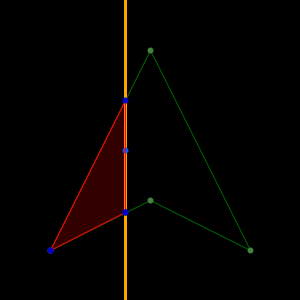
Frame 1 (no input)
Frame 60 (the mouse pressed at the canvas centre just before this capture): identical to frame 1, image omitted
Frame 120 (the mouse held since frame 60 and released just before this capture): identical to frame 1, image omitted

The Processing sketch that drew this single still picture (run headless with seeded random() and noise(); from frame 60 on, the mouse is pressed at the canvas centre):

// Processing sketch: A4Core
// ── A4Core.pde
PVector _poly[] ;  //<>//
PVector _line [];
PVector clickedOn=null;

void setup() {
  _poly = new PVector[] { 
    new PVector(50, 250), new PVector(150, 200), 
    new PVector(250, 250), new PVector(150, 50), 
    new PVector(50, 250)
  };

  _line = new PVector[] {new PVector(125, 150)};
  size(300, 300);
}

void draw() {
  background(0);
  stroke(0, 100, 0);
  noFill();
  drawPolygon(_poly);
  drawLine();
  stroke(67, 130, 64);
  drawPoints(_poly);
  stroke(0, 94, 255);
  drawPoints(_line);
  stroke(255,0,0);
  fill(255,0,0,50);
  PVector clip[] = clipPolygon(_poly, new PVector [] {
    new PVector(_line[0].x,_line[0].y+50),
    new PVector(_line[0].x,_line[0].y-50)
  }
  );
  drawPolygon(clip);
  stroke(0,0,200);
  drawPoints(clip);
  
  
  
  
}

void mousePressed() {
  int error = 20;
  for (PVector p : _poly) {
    if ((mouseX < p.x+error && mouseX > p.x-error) && 
      (mouseY < p.y+error && mouseY > p.y-error)) {
      clickedOn = p;
    }
  }
   for (PVector p : _line) {
    if ((mouseX < p.x+error && mouseX > p.x-error) && 
      (mouseY < p.y+error && mouseY > p.y-error)) {
      clickedOn = p;
    }
  }
}
void mouseReleased() {
  clickedOn =null;
}


void mouseDragged() {
  if (clickedOn!=null) {
    clickedOn.x=mouseX;
    clickedOn.y=mouseY;
  }
}
void drawPoints(PVector poly[]) {
  strokeWeight(6);
  
  beginShape(POINTS);
  for (PVector p : poly) {
    vertex(p.x, p.y);
  }
  endShape();
  
}

void drawPolygon(PVector poly[]) {
  strokeWeight(1);
  
  beginShape();
  for (PVector p : poly) {
    vertex(p.x, p.y);
  }
  endShape(CLOSE);
}

void drawLine() {
  strokeWeight(3);
  stroke(255, 165, 0);
  PVector a = new PVector(_line[0].x,_line[0].y+50);
  PVector b = new PVector(_line[0].x,_line[0].y-50);
  PVector D = PVector.sub(b, a);
  PVector p1 = PVector.add(a, PVector.mult(D, -100));
  PVector p2 = PVector.add(a, PVector.mult(D, 100));
  line(p1.x, p1.y, p2.x, p2.y);
}
// ── polyCliipper.pde
 //<>// //<>// //<>//
float ks;
float ke;

PVector [] clipPolygon(PVector poly[], PVector line []) {

  ArrayList<PVector> list = new ArrayList<PVector>();

  for (int i =0; i< poly.length+1; i++) {
    PVector p1 = poly[i%poly.length];
    PVector p2 = poly[(i+1)%poly.length];

    float t =intersects(p1, p2, line);
    if ( !Float.isNaN(t) && (0 <= t && t <= 1)) {
      // list.add(p1);
      list.add(new PVector((1-t)*p1.x+t*p2.x, (1-t)*p1.y+t*p2.y));
    } else {
      if ((ks >0.0 && ke >0.0)) {
        if (i != 0) {
          list.add(list.get(list.size()-1));
        }
        list.add(new PVector((1-t)*p1.x+t*p2.x, (1-t)*p1.y+t*p2.y));
      } else {
        list.add(p1);
        list.add(p2);
      }
    }
  }
  PVector temp[] =new PVector[1];
  return list.toArray(temp);
}

float intersects (PVector s, PVector e, PVector Line[]) {
  float a = -(Line[1].y - Line[0].y);
  float b = (Line[1].x - Line[0].x);
  float c = (Line[1].y*Line[1].x - Line[0].x*Line[0].y);
  ks = (a*s.x+b*s.y+c);
  ke = (a*e.x+b*e.y+c);
  //if (k<0) {
  //  return Float.NaN;
  //}
  if ((ks==0.0 && ke ==0.0) ||(ks >0.0 && ke >0.0) || (ks<0.0 && ke <0.0)) {
    return Float.NaN;
  } 

  float t = ks/(a*(s.x-e.x)+b*(s.y-e.y));

  return t;
}
